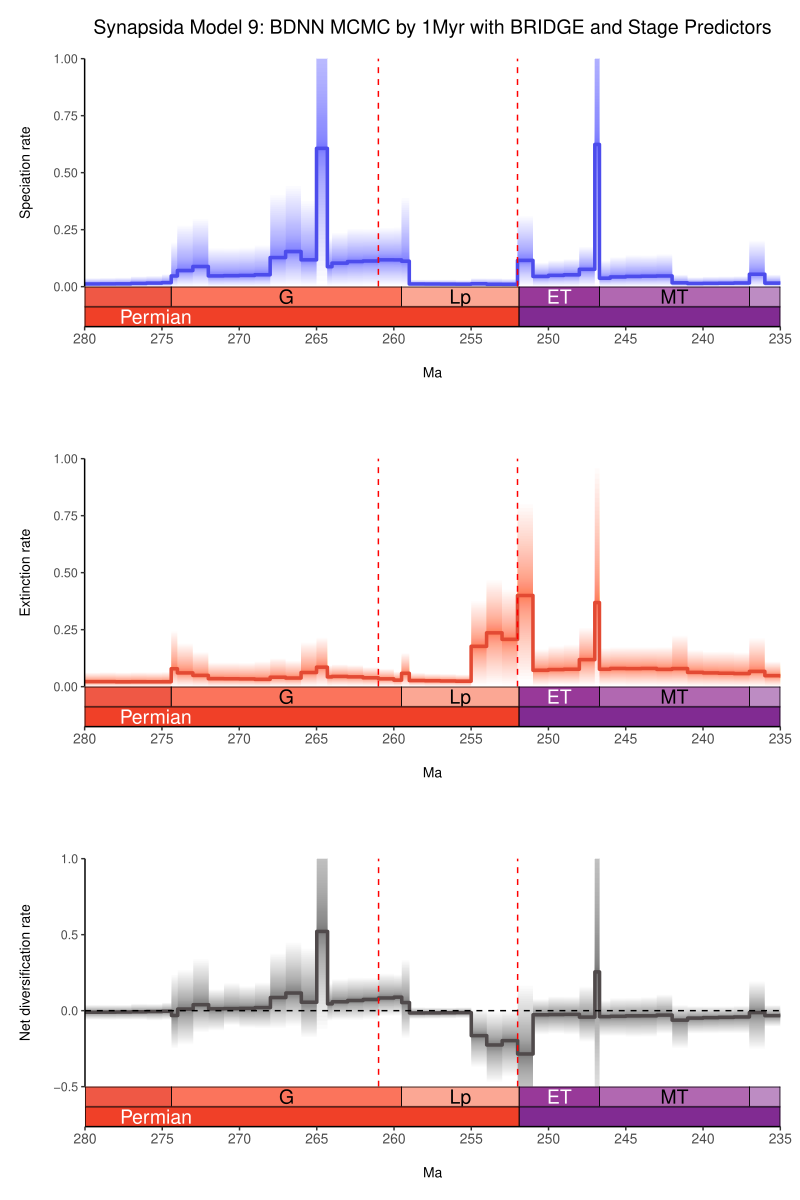

Generate this figure with R:
library(ggplot2)
library(scales)
library(gridExtra)
library(deeptime)
library(gtable)
library(grid)

##############  PREPPING DATA VECTORS, COPY IN THE PATH TO THE RTT SCRIPT
rtt_text <- readLines("C:\\Users\\SimoesLabAdmin\\Documents\\pt_diversity_rates\\updated_occurrence_analyses\\model_9\\synapsida\\RTTs\\combined_10_RTT.r", warn = FALSE)

# Search for lines in rtt_text that contain any of the vectors we need
# Note that vectors in BDNN, RJMCMC, and non-BDNN/non-RJMCMC models have different names, so we'll need to do some transformations and conditionals
# age = time (should be negative, descending, so -1, -2, for ex)
# L = Speciation, M = extinction, R = netdiversification, M95 = max 95% HPD, m95 = min 95% HPD, mean = rate (central line)

# Searching for NON-BDNN, NON-RJMCMC VECTORS
L_hpd_m95 <- grep("^\\s*L_hpd_m95\\s*=", rtt_text, value = TRUE)
L_hpd_M95 <- grep("^\\s*L_hpd_M95\\s*=", rtt_text, value = TRUE)
L_mean <- grep("^\\s*L_mean\\s*=", rtt_text, value = TRUE)
M_hpd_m95 <- grep("^\\s*M_hpd_m95\\s*=", rtt_text, value = TRUE)
M_hpd_M95 <- grep("^\\s*M_hpd_M95\\s*=", rtt_text, value = TRUE)
M_mean <- grep("^\\s*M_mean\\s*=", rtt_text, value = TRUE)
R_hpd_m95 <- grep("^\\s*R_hpd_m95\\s*=", rtt_text, value = TRUE)
R_hpd_M95 <- grep("^\\s*R_hpd_M95\\s*=", rtt_text, value = TRUE)
R_mean <- grep("^\\s*R_mean\\s*=", rtt_text, value = TRUE)
age <- grep("^\\s*age\\s*=", rtt_text, value = TRUE)

# Searching for BDNN VECTORS
time_vec <- grep("^\\s*time_vec\\s*=", rtt_text, value = TRUE)
sp_mean <- grep("^\\s*sp_mean\\s*=", rtt_text, value = TRUE)
ex_mean <- grep("^\\s*ex_mean\\s*=", rtt_text, value = TRUE)
div_mean <- grep("^\\s*div_mean\\s*=", rtt_text, value = TRUE)
sp_lwr <- grep("^\\s*sp_lwr\\s*=", rtt_text, value = TRUE)
ex_lwr <- grep("^\\s*ex_lwr\\s*=", rtt_text, value = TRUE)
div_lwr <- grep("^\\s*div_lwr\\s*=", rtt_text, value = TRUE)
sp_upr <- grep("^\\s*sp_upr\\s*=", rtt_text, value = TRUE)
ex_upr <- grep("^\\s*ex_upr\\s*=", rtt_text, value = TRUE)
div_upr <- grep("^\\s*div_upr\\s*=", rtt_text, value = TRUE)

# Search for RJMCMC VECTORS
time <- grep("^\\s*time\\s*=", rtt_text, value = TRUE)
rate <- grep("^\\s*rate\\s*=", rtt_text, value = TRUE)
minHPD <- grep("^\\s*minHPD\\s*=", rtt_text, value = TRUE)
maxHPD <- grep("^\\s*maxHPD\\s*=", rtt_text, value = TRUE)
# All the RJMCMC div vectors have net_ prefix
net_rate <- grep("^\\s*net_rate\\s*=", rtt_text, value = TRUE)  
net_minHPD <- grep("^\\s*net_minHPD\\s*=", rtt_text, value = TRUE)
net_maxHPD <- grep("^\\s*net_maxHPD\\s*=", rtt_text, value = TRUE)

# Execute NON-BDNN, NON-RJMCMC vectors only if all those vectors were found/exist
if (length(L_hpd_m95) > 0 && length(L_hpd_M95) > 0 && length(L_mean) > 0 &&
    length(M_hpd_m95) > 0 && length(M_hpd_M95) > 0 && length(M_mean) > 0 &&
    length(R_hpd_m95) > 0 && length(R_hpd_M95) > 0 && length(R_mean) > 0 &&
    length(age) > 0) {
  
  eval(parse(text = L_hpd_m95))
  eval(parse(text = L_hpd_M95))
  eval(parse(text = L_mean))
  eval(parse(text = M_hpd_m95))
  eval(parse(text = M_hpd_M95))
  eval(parse(text = M_mean))
  eval(parse(text = R_hpd_m95))
  eval(parse(text = R_hpd_M95))
  eval(parse(text = R_mean))
  eval(parse(text = age))
  
  print("Non-BDNN, Non-RJMCMC vectors loaded successfully.")
  
  # Execute BDNN vectors only if all those vectors were found/exist AND the first condition was not met
} else if (length(time_vec) > 0 && length(sp_mean) > 0 && length(ex_mean) > 0 &&
           length(div_mean) > 0 && length(sp_lwr) > 0 && length(ex_lwr) > 0 &&
           length(div_lwr) > 0 && length(sp_upr) > 0 && length(ex_upr) > 0 &&
           length(div_upr) > 0) {
  
  eval(parse(text = time_vec))
  time_vec <- -time_vec  # Convert to negative time for plotting  
  eval(parse(text = sp_mean))
  eval(parse(text = ex_mean))
  eval(parse(text = div_mean))
  eval(parse(text = sp_lwr))
  eval(parse(text = ex_lwr))
  eval(parse(text = div_lwr))
  eval(parse(text = sp_upr))
  eval(parse(text = ex_upr))
  eval(parse(text = div_upr))
  # Now reverse all of these vectors
  time_vec <- rev(time_vec)
  sp_mean <- rev(sp_mean)
  ex_mean <- rev(ex_mean)
  div_mean <- rev(div_mean)
  sp_lwr <- rev(sp_lwr)
  ex_lwr <- rev(ex_lwr)
  div_lwr <- rev(div_lwr)
  sp_upr <- rev(sp_upr)
  ex_upr <- rev(ex_upr)
  div_upr <- rev(div_upr)
  # RENAME the BDNN vectors to match the NON-BDNN, Non-RJMCMC vectors so that the following graphing code works
  L_hpd_m95 <- sp_lwr
  L_hpd_M95 <- sp_upr
  L_mean <- sp_mean
  M_hpd_m95 <- ex_lwr
  M_hpd_M95 <- ex_upr
  M_mean <- ex_mean
  R_hpd_m95 <- div_lwr
  R_hpd_M95 <- div_upr
  R_mean <- div_mean
  age <- time_vec
  
  print("BDNN vectors loaded successfully.")
  
  # Execute RJMCMC vectors only if all those vectors were found/exist AND the previous conditions were not met
} else if (length(time) > 2 && length(rate) > 2 && length(minHPD) > 2 &&
           length(maxHPD) > 2) {
  # The grep found multiple lines, so we need to parse them
  # Parse and create numbered variables for each of the vars found
  for (i in seq_along(rate)) {
    rhs <- sub("^\\s*rate\\s*=\\s*", "", rate[i])
    assign(paste0("rate_", i), eval(parse(text = rhs)))
  }
  
  for (i in seq_along(minHPD)) {
    rhs <- sub("^\\s*minHPD\\s*=\\s*", "", minHPD[i])
    assign(paste0("minHPD_", i), eval(parse(text = rhs)))
  }
  
  for (i in seq_along(maxHPD)) {
    rhs <- sub("^\\s*maxHPD\\s*=\\s*", "", maxHPD[i])
    assign(paste0("maxHPD_", i), eval(parse(text = rhs)))
  }
  
  L_mean <- rate_1
  M_mean <- rate_2
  L_hpd_m95 <- minHPD_1
  L_hpd_M95 <- maxHPD_1
  M_hpd_m95 <- minHPD_2
  M_hpd_M95 <- maxHPD_2
  
  age <- eval(parse(text = sub("^\\s*time\\s*=\\s*", "", grep("^\\s*time\\s*=", rtt_text, value = TRUE)[1])))
  R_mean <- eval(parse(text = sub("^\\s*net_rate\\s*=\\s*", "", grep("^\\s*net_rate\\s*=", rtt_text, value = TRUE))))
  R_hpd_m95 <- eval(parse(text = sub("^\\s*net_minHPD\\s*=\\s*", "", grep("^\\s*net_minHPD\\s*=", rtt_text, value = TRUE))))
  R_hpd_M95 <- eval(parse(text = sub("^\\s*net_maxHPD\\s*=\\s*", "", grep("^\\s*net_maxHPD\\s*=\\s*", rtt_text, value = TRUE))))
  
  print("RJMCMC vectors loaded successfully.")
  
} else {
  print("No complete set of vectors found in the provided RTT script.")
}

# Mass extinction events
perm_trias_extinction <- -252 
guadalupian_extinction <- -261

# Custom tick positions
x_ticks <- seq(-300, -200, by=5) ###################### CHANGE THIS TO MODIFY X TICKS
x_tick_labels <- abs(x_ticks)

# Modified plot_RTT function that returns data for ggplot
get_RTT_data <- function(age, hpd_M, hpd_m, mean_m, color) {
    N <- 100
    beta <- (1:(N-1))/N
    alpha_shape <- 0.25
    cat <- 1-(beta^(1./alpha_shape))
    
    # Create data frame for the polygons
    poly_data <- data.frame()
    
    for (i in 1:(N-1)) {
        trans <- 1/N + 2/N
        upper <- hpd_M-((hpd_M-mean_m)*cat[i])
        lower <- hpd_m+((mean_m-hpd_m)*cat[i])
        
        temp_df <- data.frame(
            age = c(age, rev(age)),
            y = c(upper, rev(lower)),
            group = i,
            alpha = trans
        )
        poly_data <- rbind(poly_data, temp_df)
    }
    
    return(list(poly_data = poly_data, mean_data = data.frame(age = age, y = mean_m)))
}

# Create plotting data for each rate
L_data <- get_RTT_data(age, L_hpd_M95, L_hpd_m95, L_mean, "#4c4cec")
M_data <- get_RTT_data(age, M_hpd_M95, M_hpd_m95, M_mean, "#e34a33")
R_data <- get_RTT_data(age, R_hpd_M95, R_hpd_m95, R_mean, "#504A4B")

# Function to create each plot with smooth polygons and geological timescale
create_plot_with_geo <- function(poly_data, mean_data, color, title, ylab, ylim, show_x_axis = FALSE) {
  # Create main plot
  main_plot <- ggplot() +
    # Plot the HPD intervals with transparency gradient
    geom_polygon(data = poly_data, 
                aes(x = age, y = y, group = group, alpha = alpha), 
                fill = color, na.rm = TRUE) +
    # Plot the mean line
    geom_line(data = mean_data, 
             aes(x = age, y = y), 
             color = color, size = 1.2, lineend = "round") +
    # Add mass extinction lines
    geom_vline(xintercept = guadalupian_extinction, 
               color = "red", linetype = "dashed") +
    geom_vline(xintercept = perm_trias_extinction, 
               color = "red", linetype = "dashed", size = 0.5) +
    # Custom x-axis
    scale_x_continuous(breaks = x_ticks, labels = if(show_x_axis) x_tick_labels else NULL, 
                      limits = c(-300, -200), name = if(show_x_axis) "Ma" else NULL) +
    # Labels and titles
    labs(title = title, y = ylab) +
    # Set y limits with coord_cartesian for smooth polygons
    coord_cartesian(ylim = ylim, xlim = c(-300, -200), expand = FALSE) +
    # Remove legend and adjust alpha scale
    scale_alpha_continuous(range = c(0.005, 0.05), guide = "none") +
    # Theme adjustments
    theme_classic() +
    theme(
      text = element_text(size = 10),
      axis.text.x = if(show_x_axis) element_text(size = 10) else element_blank(),
      axis.ticks.x = if(show_x_axis) element_line() else element_blank(),
      axis.text.y = element_text(size = 9),
      axis.title = element_text(size = 10),
      axis.title.x = element_text(size = 10, margin = margin(t = 15)),
      axis.title.y = element_text(margin = margin(r = 15)),
      plot.title = element_text(size = 14, hjust = 0.5, margin = margin(b = 15)),
      plot.margin = unit(c(0.5, 0.5, if(show_x_axis) 0.5 else 0.1, 0.5), "cm"), # unit(c(top, right, bottom, left), "unit")
      panel.grid.major = element_blank(),
      panel.grid.minor = element_blank()
    )
  
  # Add horizontal line for net diversification plot
  if (ylab == "Net diversification rate") {
    main_plot <- main_plot + geom_hline(yintercept = 0, linetype = "dashed", color = "black")
  }
  
  # Add geological timescale directly to the plot
  main_plot <- main_plot + 
  # Custom x-axis 
    coord_geo(
      dat = list("international epochs", "international periods"),
      expand= FALSE,
      abbrv = list(TRUE, FALSE),
      pos = list("bottom", "bottom"),
      alpha = 1,
      # ylim = ylim, ######### COMMENT THIS OUT TO AUTO-SCALE Y AXIS (even if you pass a ylim argument, if this is commented out, it will auto-scale based on data vectors)
      height = unit(1, "line"),
      neg = TRUE,
      xlim = c(-280, -235)) ############################# CHANGE THIS TO MODIFY X LIMITS, I.E., TIME FRAME
  
  return(main_plot)
}

############# CALL THE FUNCTION WITH CUSTOM ARGUMENTS
############# TITLE, YLIM
p1 <- create_plot_with_geo(L_data$poly_data, L_data$mean_data, "#4c4cec", 
                         "Synapsida Model 9: BDNN MCMC by 1Myr with BRIDGE and Stage Predictors", 
                         "Speciation rate", c(0, 1), show_x_axis = TRUE) 

p2 <- create_plot_with_geo(M_data$poly_data, M_data$mean_data, "#e34a33", 
                         "", "Extinction rate", c(0, 1), show_x_axis = TRUE)

p3 <- create_plot_with_geo(R_data$poly_data, R_data$mean_data, "#504A4B", 
                         "", "Net diversification rate", c(-0.5, 1), show_x_axis = TRUE)

# Combine all plots
final_plot <- grid.arrange(
  p1, p2, p3,
  ncol = 1,
  heights = c(1, 1, 1) 
)

############# SAVE TO CUSTOM PDF PATH
pdf(file = "C:\\Users\\SimoesLabAdmin\\Documents\\pt_diversity_rates\\updated_occurrence_analyses\\model_9\\synapsida\\RTTs\\combined_10_RTT_deeptime_autoscaled.pdf", 
    width = 8, height = 12)
grid.draw(final_plot)
dev.off()
